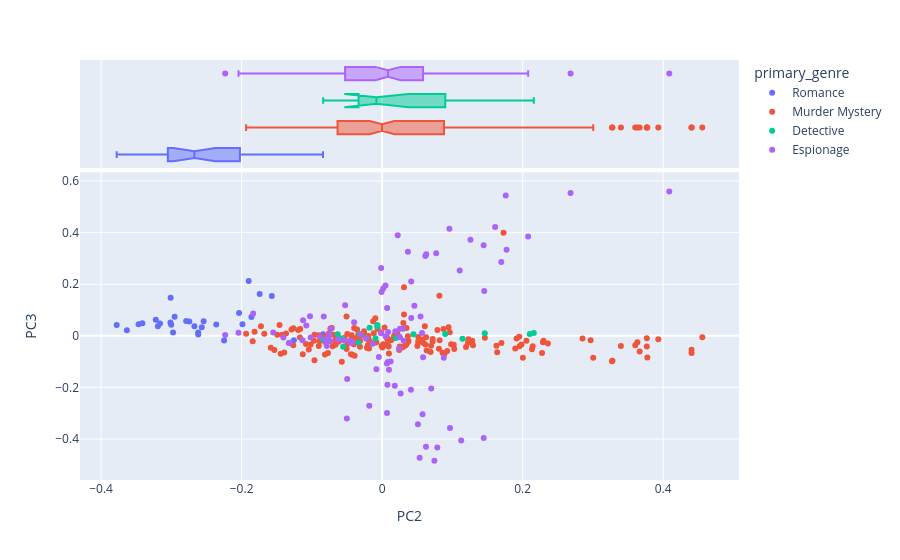

Write notebook code for a chart like this one.
### Code cell
# MAY NOT NEED ALL OF THESE

# create a scatterplot of documents in the space created by the second 2 components
# coloring the points by primary_genre

px.scatter(
    data_frame = DCM.join(DOC).reset_index(),
    x = 'PC2', # third PC
    y = 'PC3', # fourth PC
    color = 'primary_genre', # color by primary_genre
    hover_name = 'label', # use concat string for hover info
    hover_data=['sleuth', 'pub_year_original', 'work_type'], # add more hover data
    marginal_x = 'box' # add boxplot to x axis
)

### Figure 1 — Plotly figure (JSON) as saved in the notebook; plotly's stock layout.template omitted (floating-point values rounded to 4 significant figures; data arrays with more than 128 entries replaced by an {"elided": "..."} marker saying what was removed)
{"data": [{"customdata": [["None", 1930, "novel"], ["None", 1930, "novel"], ["None", 1930, "novel"], ["None", 1930, "novel"], ["None", 1930, "novel"], ["None", 1930, "novel"], ["None", 1930, "novel"], ["None", 1930, "novel"], ["None", 1930, "novel"], ["None", 1930, "novel"], ["None", 1930, "novel"], ["None", 1930, "novel"], ["None", 1930, "novel"], ["None", 1930, "novel"], ["None", 1930, "novel"], ["None", 1930, "novel"], ["None", 1930, "novel"], ["None", 1930, "novel"], ["None", 1930, "novel"], ["None", 1930, "novel"], ["None", 1930, "novel"], ["None", 1930, "novel"], ["None", 1930, "novel"], ["None", 1930, "novel"], ["None", 1930, "novel"], ["None", 1930, "novel"], ["None", 1930, "novel"], ["None", 1930, "novel"], ["None", 1930, "novel"]], "hovertemplate": "<b>%{hovertext}</b><br><br>primary_genre=Romance<br>PC2=%{x}<br>PC3=%{y}<br>sleuth=%{customdata[0]}<br>pub_year_original=%{customdata[1]}<br>work_type=%{customdata[2]}<extra></extra>", "hovertext": ["giants-bread ch.0", "giants-bread ch.1", "giants-bread ch.2", "giants-bread ch.3", "giants-bread ch.4", "giants-bread ch.5", "giants-bread ch.6", "giants-bread ch.7", "giants-bread ch.8", "giants-bread ch.9", "giants-bread ch.10", "giants-bread ch.11", "giants-bread ch.12", "giants-bread ch.13", "giants-bread ch.14", "giants-bread ch.15", "giants-bread ch.16", "giants-bread ch.17", "giants-bread ch.18", "giants-bread ch.19", "giants-bread ch.20", "giants-bread ch.21", "giants-bread ch.22", "giants-bread ch.23", "giants-bread ch.24", "giants-bread ch.25", "giants-bread ch.26", "giants-bread ch.27", "giants-bread ch.28"], "legendgroup": "Romance", "marker": {"color": "#636efa", "symbol": "circle"}, "mode": "markers", "name": "Romance", "orientation": "v", "showlegend": true, "type": "scatter", "x": [-0.08415, -0.2618, -0.2789, -0.236, -0.3002, -0.3013, -0.3467, -0.3412, -0.3221, -0.2617, -0.3161, -0.3192, -0.3778, -0.3633, -0.2745, -0.1988, -0.2249, -0.2976, -0.2954, -0.2567, -0.2541, -0.1256, -0.301, -0.157, -0.1899, -0.186, -0.1743, -0.2036, -0.2672], "xaxis": "x", "y": [0.005797, 0.0126, 0.05761, 0.04361, 0.04266, 0.05204, 0.04429, 0.04866, 0.06248, 0.005121, 0.04808, 0.03728, 0.04219, 0.02192, 0.05535, 0.04467, -0.01814, 0.01315, 0.0734, 0.03352, 0.05674, -0.01768, 0.1477, 0.1547, 0.2124, 0.07335, 0.1616, 0.08813, 0.03702], "yaxis": "y"}, {"alignmentgroup": "True", "customdata": [["None", 1930, "novel"], ["None", 1930, "novel"], ["None", 1930, "novel"], ["None", 1930, "novel"], ["None", 1930, "novel"], ["None", 1930, "novel"], ["None", 1930, "novel"], ["None", 1930, "novel"], ["None", 1930, "novel"], ["None", 1930, "novel"], ["None", 1930, "novel"], ["None", 1930, "novel"], ["None", 1930, "novel"], ["None", 1930, "novel"], ["None", 1930, "novel"], ["None", 1930, "novel"], ["None", 1930, "novel"], ["None", 1930, "novel"], ["None", 1930, "novel"], ["None", 1930, "novel"], ["None", 1930, "novel"], ["None", 1930, "novel"], ["None", 1930, "novel"], ["None", 1930, "novel"], ["None", 1930, "novel"], ["None", 1930, "novel"], ["None", 1930, "novel"], ["None", 1930, "novel"], ["None", 1930, "novel"]], "hovertemplate": "<b>%{hovertext}</b><br><br>primary_genre=Romance<br>PC2=%{x}<br>sleuth=%{customdata[0]}<br>pub_year_original=%{customdata[1]}<br>work_type=%{customdata[2]}<extra></extra>", "hovertext": ["giants-bread ch.0", "giants-bread ch.1", "giants-bread ch.2", "giants-bread ch.3", "giants-bread ch.4", "giants-bread ch.5", "giants-bread ch.6", "giants-bread ch.7", "giants-bread ch.8", "giants-bread ch.9", "giants-bread ch.10", "giants-bread ch.11", "giants-bread ch.12", "giants-bread ch.13", "giants-bread ch.14", "giants-bread ch.15", "giants-bread ch.16", "giants-bread ch.17", "giants-bread ch.18", "giants-bread ch.19", "giants-bread ch.20", "giants-bread ch.21", "giants-bread ch.22", "giants-bread ch.23", "giants-bread ch.24", "giants-bread ch.25", "giants-bread ch.26", "giants-bread ch.27", "giants-bread ch.28"], "legendgroup": "Romance", "marker": {"color": "#636efa", "symbol": "circle"}, "name": "Romance", "notched": true, "offsetgroup": "Romance", "showlegend": false, "type": "box", "x": [-0.08415, -0.2618, -0.2789, -0.236, -0.3002, -0.3013, -0.3467, -0.3412, -0.3221, -0.2617, -0.3161, -0.3192, -0.3778, -0.3633, -0.2745, -0.1988, -0.2249, -0.2976, -0.2954, -0.2567, -0.2541, -0.1256, -0.301, -0.157, -0.1899, -0.186, -0.1743, -0.2036, -0.2672], "xaxis": "x2", "yaxis": "y2"}, {"customdata": {"elided": "184x3 mixed values"}, "hovertemplate": "<b>%{hovertext}</b><br><br>primary_genre=Murder Mystery<br>PC2=%{x}<br>PC3=%{y}<br>sleuth=%{customdata[0]}<br>pub_year_original=%{customdata[1]}<br>work_type=%{customdata[2]}<extra></extra>", "hovertext": {"elided": "184 str values"}, "legendgroup": "Murder Mystery", "marker": {"color": "#EF553B", "symbol": "circle"}, "mode": "markers", "name": "Murder Mystery", "orientation": "v", "showlegend": true, "type": "scatter", "x": {"elided": "184 float values"}, "xaxis": "x", "y": {"elided": "184 float values"}, "yaxis": "y"}, {"alignmentgroup": "True", "customdata": {"elided": "184x3 mixed values"}, "hovertemplate": "<b>%{hovertext}</b><br><br>primary_genre=Murder Mystery<br>PC2=%{x}<br>sleuth=%{customdata[0]}<br>pub_year_original=%{customdata[1]}<br>work_type=%{customdata[2]}<extra></extra>", "hovertext": {"elided": "184 str values"}, "legendgroup": "Murder Mystery", "marker": {"color": "#EF553B", "symbol": "circle"}, "name": "Murder Mystery", "notched": true, "offsetgroup": "Murder Mystery", "showlegend": false, "type": "box", "x": {"elided": "184 float values"}, "xaxis": "x2", "yaxis": "y2"}, {"customdata": [["Hercule Poirot", 1927, "novel"], ["Hercule Poirot", 1927, "novel"], ["Hercule Poirot", 1927, "novel"], ["Hercule Poirot", 1927, "novel"], ["Hercule Poirot", 1927, "novel"], ["Hercule Poirot", 1927, "novel"], ["Hercule Poirot", 1927, "novel"], ["Hercule Poirot", 1927, "novel"], ["Hercule Poirot", 1927, "novel"], ["Hercule Poirot", 1927, "novel"], ["Hercule Poirot", 1927, "novel"], ["Hercule Poirot", 1927, "novel"], ["Hercule Poirot", 1927, "novel"], ["Hercule Poirot", 1927, "novel"], ["Hercule Poirot", 1927, "novel"], ["Hercule Poirot", 1927, "novel"], ["Hercule Poirot", 1927, "novel"], ["Hercule Poirot", 1927, "novel"]], "hovertemplate": "<b>%{hovertext}</b><br><br>primary_genre=Detective<br>PC2=%{x}<br>PC3=%{y}<br>sleuth=%{customdata[0]}<br>pub_year_original=%{customdata[1]}<br>work_type=%{customdata[2]}<extra></extra>", "hovertext": ["the-big-four ch.1", "the-big-four ch.2", "the-big-four ch.3", "the-big-four ch.4", "the-big-four ch.5", "the-big-four ch.6", "the-big-four ch.7", "the-big-four ch.8", "the-big-four ch.9", "the-big-four ch.10", "the-big-four ch.11", "the-big-four ch.12", "the-big-four ch.13", "the-big-four ch.14", "the-big-four ch.15", "the-big-four ch.16", "the-big-four ch.17", "the-big-four ch.18"], "legendgroup": "Detective", "marker": {"color": "#00cc96", "symbol": "circle"}, "mode": "markers", "name": "Detective", "orientation": "v", "showlegend": true, "type": "scatter", "x": [-0.009469, 0.1143, 0.2101, 0.2159, 0.04465, -0.0555, -0.03353, -0.01791, 0.08986, 0.1461, 0.01944, -0.006775, -0.06325, -0.05668, -0.03179, -0.006752, -0.02256, -0.08391], "xaxis": "x", "y": [-0.009382, -0.01129, 0.00731, 0.01038, 0.005712, -0.04272, -0.02558, 0.03087, 0.007363, 0.009441, -0.008486, 0.04189, 0.006199, -0.01035, 0.007276, 0.03605, -0.008726, -0.01483], "yaxis": "y"}, {"alignmentgroup": "True", "customdata": [["Hercule Poirot", 1927, "novel"], ["Hercule Poirot", 1927, "novel"], ["Hercule Poirot", 1927, "novel"], ["Hercule Poirot", 1927, "novel"], ["Hercule Poirot", 1927, "novel"], ["Hercule Poirot", 1927, "novel"], ["Hercule Poirot", 1927, "novel"], ["Hercule Poirot", 1927, "novel"], ["Hercule Poirot", 1927, "novel"], ["Hercule Poirot", 1927, "novel"], ["Hercule Poirot", 1927, "novel"], ["Hercule Poirot", 1927, "novel"], ["Hercule Poirot", 1927, "novel"], ["Hercule Poirot", 1927, "novel"], ["Hercule Poirot", 1927, "novel"], ["Hercule Poirot", 1927, "novel"], ["Hercule Poirot", 1927, "novel"], ["Hercule Poirot", 1927, "novel"]], "hovertemplate": "<b>%{hovertext}</b><br><br>primary_genre=Detective<br>PC2=%{x}<br>sleuth=%{customdata[0]}<br>pub_year_original=%{customdata[1]}<br>work_type=%{customdata[2]}<extra></extra>", "hovertext": ["the-big-four ch.1", "the-big-four ch.2", "the-big-four ch.3", "the-big-four ch.4", "the-big-four ch.5", "the-big-four ch.6", "the-big-four ch.7", "the-big-four ch.8", "the-big-four ch.9", "the-big-four ch.10", "the-big-four ch.11", "the-big-four ch.12", "the-big-four ch.13", "the-big-four ch.14", "the-big-four ch.15", "the-big-four ch.16", "the-big-four ch.17", "the-big-four ch.18"], "legendgroup": "Detective", "marker": {"color": "#00cc96", "symbol": "circle"}, "name": "Detective", "notched": true, "offsetgroup": "Detective", "showlegend": false, "type": "box", "x": [-0.009469, 0.1143, 0.2101, 0.2159, 0.04465, -0.0555, -0.03353, -0.01791, 0.08986, 0.1461, 0.01944, -0.006775, -0.06325, -0.05668, -0.03179, -0.006752, -0.02256, -0.08391], "xaxis": "x2", "yaxis": "y2"}, {"customdata": {"elided": "94x3 mixed values"}, "hovertemplate": "<b>%{hovertext}</b><br><br>primary_genre=Espionage<br>PC2=%{x}<br>PC3=%{y}<br>sleuth=%{customdata[0]}<br>pub_year_original=%{customdata[1]}<br>work_type=%{customdata[2]}<extra></extra>", "hovertext": ["the-secret-adversary ch.0", "the-secret-adversary ch.1", "the-secret-adversary ch.2", "the-secret-adversary ch.3", "the-secret-adversary ch.4", "the-secret-adversary ch.5", "the-secret-adversary ch.6", "the-secret-adversary ch.7", "the-secret-adversary ch.8", "the-secret-adversary ch.9", "the-secret-adversary ch.10", "the-secret-adversary ch.11", "the-secret-adversary ch.12", "the-secret-adversary ch.13", "the-secret-adversary ch.14", "the-secret-adversary ch.15", "the-secret-adversary ch.16", "the-secret-adversary ch.17", "the-secret-adversary ch.18", "the-secret-adversary ch.19", "the-secret-adversary ch.20", "the-secret-adversary ch.21", "the-secret-adversary ch.22", "the-secret-adversary ch.23", "the-secret-adversary ch.24", "the-secret-adversary ch.25", "the-secret-adversary ch.26", "the-secret-adversary ch.27", "the-secret-adversary ch.28", "the-secret-of-chimneys ch.1", "the-secret-of-chimneys ch.2", "the-secret-of-chimneys ch.3", "the-secret-of-chimneys ch.4", "the-secret-of-chimneys ch.5", "the-secret-of-chimneys ch.6", "the-secret-of-chimneys ch.7", "the-secret-of-chimneys ch.8", "the-secret-of-chimneys ch.9", "the-secret-of-chimneys ch.10", "the-secret-of-chimneys ch.11", "the-secret-of-chimneys ch.12", "the-secret-of-chimneys ch.13", "the-secret-of-chimneys ch.14", "the-secret-of-chimneys ch.15", "the-secret-of-chimneys ch.16", "the-secret-of-chimneys ch.17", "the-secret-of-chimneys ch.18", "the-secret-of-chimneys ch.19", "the-secret-of-chimneys ch.20", "the-secret-of-chimneys ch.21", "the-secret-of-chimneys ch.22", "the-secret-of-chimneys ch.23", "the-secret-of-chimneys ch.24", "the-secret-of-chimneys ch.25", "the-secret-of-chimneys ch.26", "the-secret-of-chimneys ch.27", "the-secret-of-chimneys ch.28", "the-secret-of-chimneys ch.29", "the-secret-of-chimneys ch.30", "the-secret-of-chimneys ch.31", "the-seven-dials-mystery ch.1", "the-seven-dials-mystery ch.2", "the-seven-dials-mystery ch.3", "the-seven-dials-mystery ch.4", "the-seven-dials-mystery ch.5", "the-seven-dials-mystery ch.6", "the-seven-dials-mystery ch.7", "the-seven-dials-mystery ch.8", "the-seven-dials-mystery ch.9", "the-seven-dials-mystery ch.10", "the-seven-dials-mystery ch.11", "the-seven-dials-mystery ch.12", "the-seven-dials-mystery ch.13", "the-seven-dials-mystery ch.14", "the-seven-dials-mystery ch.15", "the-seven-dials-mystery ch.16", "the-seven-dials-mystery ch.17", "the-seven-dials-mystery ch.18", "the-seven-dials-mystery ch.19", "the-seven-dials-mystery ch.20", "the-seven-dials-mystery ch.21", "the-seven-dials-mystery ch.22", "the-seven-dials-mystery ch.23", "the-seven-dials-mystery ch.24", "the-seven-dials-mystery ch.25", "the-seven-dials-mystery ch.26", "the-seven-dials-mystery ch.27", "the-seven-dials-mystery ch.28", "the-seven-dials-mystery ch.29", "the-seven-dials-mystery ch.30", "the-seven-dials-mystery ch.31", "the-seven-dials-mystery ch.32", "the-seven-dials-mystery ch.33", "the-seven-dials-mystery ch.34"], "legendgroup": "Espionage", "marker": {"color": "#ab63fa", "symbol": "circle"}, "mode": "markers", "name": "Espionage", "orientation": "v", "showlegend": true, "type": "scatter", "x": [-0.07939, -0.2044, -0.04458, -0.0729, -0.06277, -0.1079, -0.02256, -0.01363, -0.04234, -0.1017, -0.08834, -0.0458, -0.1328, -0.07876, 0.02511, -0.1316, -0.0739, -0.05449, -0.07673, -0.07999, -0.1134, -0.1551, -0.001636, 0.02461, -0.08311, -0.1406, -0.03065, -0.07492, -0.2234, -0.1126, -0.1027, 0.1759, 0.07857, 0.03078, -0.0014, 0.04142, 0.00843, 0.05465, 0.4087, 0.2682, 0.2078, 0.09577, 0.03668, 0.07694, 0.001562, 0.1446, 0.05826, 0.0121, 0.02546, 0.1696, -0.0527, 0.04135, -0.03982, 0.1608, 0.0294, 0.1104, 0.0071, 0.004783, -0.1835, 0.06275, 0.006977, -0.01827, 0.009737, 0.1445, 0.1257, 0.1453, 0.05096, -0.008161, 0.02629, 0.007544, 0.07438, -0.0008364, -0.004602, 0.02412, 0.05673, 0.06991, 0.06241, 0.1125, 0.09659, 0.01879, 0.004878, 0.05752, 0.04587, 0.01799, -0.05023, 0.06151, 0.006803, 0.008287, 0.1771, 0.08774, 0.05338, -0.04973, 0.04099, 0.02219], "xaxis": "x", "y": [-0.0253, 0.01189, -0.0265, 0.02723, -0.01446, 0.03983, -0.01044, -0.03108, -0.02456, -0.006696, -0.004406, -0.01877, -0.02752, -0.03926, -0.005311, -0.02696, -0.02045, -0.01862, -0.007067, -0.0177, -0.01682, 0.01276, 0.00972, -0.003996, 0.07451, -0.006672, 0.005351, 0.002835, 0.003544, 0.06029, 0.07606, 0.5434, -0.4328, -0.01932, 0.2627, 0.06925, 0.01432, 0.07438, 0.5596, 0.5534, 0.3854, 0.4147, 0.3258, 0.3199, 0.1832, -0.396, -0.08328, -0.09972, 0.02695, 0.2859, 0.1186, 0.2105, 0.05256, 0.4219, 0.02764, 0.2527, 0.1077, 0.1954, 0.08626, 0.3158, -0.2992, -0.2715, -0.1317, 0.3506, 0.3723, 0.1735, -0.3433, -0.1298, -0.2237, -0.19, -0.4848, 0.1699, -0.08186, -0.04901, 0.01081, -0.2045, -0.4305, -0.4058, -0.3578, 0.01812, -0.002765, -0.3046, 0.1167, -0.1934, -0.3206, 0.3094, -0.1072, -0.1013, 0.3338, -0.08467, -0.4724, -0.1677, -0.2091, 0.3899], "yaxis": "y"}, {"alignmentgroup": "True", "customdata": {"elided": "94x3 mixed values"}, "hovertemplate": "<b>%{hovertext}</b><br><br>primary_genre=Espionage<br>PC2=%{x}<br>sleuth=%{customdata[0]}<br>pub_year_original=%{customdata[1]}<br>work_type=%{customdata[2]}<extra></extra>", "hovertext": ["the-secret-adversary ch.0", "the-secret-adversary ch.1", "the-secret-adversary ch.2", "the-secret-adversary ch.3", "the-secret-adversary ch.4", "the-secret-adversary ch.5", "the-secret-adversary ch.6", "the-secret-adversary ch.7", "the-secret-adversary ch.8", "the-secret-adversary ch.9", "the-secret-adversary ch.10", "the-secret-adversary ch.11", "the-secret-adversary ch.12", "the-secret-adversary ch.13", "the-secret-adversary ch.14", "the-secret-adversary ch.15", "the-secret-adversary ch.16", "the-secret-adversary ch.17", "the-secret-adversary ch.18", "the-secret-adversary ch.19", "the-secret-adversary ch.20", "the-secret-adversary ch.21", "the-secret-adversary ch.22", "the-secret-adversary ch.23", "the-secret-adversary ch.24", "the-secret-adversary ch.25", "the-secret-adversary ch.26", "the-secret-adversary ch.27", "the-secret-adversary ch.28", "the-secret-of-chimneys ch.1", "the-secret-of-chimneys ch.2", "the-secret-of-chimneys ch.3", "the-secret-of-chimneys ch.4", "the-secret-of-chimneys ch.5", "the-secret-of-chimneys ch.6", "the-secret-of-chimneys ch.7", "the-secret-of-chimneys ch.8", "the-secret-of-chimneys ch.9", "the-secret-of-chimneys ch.10", "the-secret-of-chimneys ch.11", "the-secret-of-chimneys ch.12", "the-secret-of-chimneys ch.13", "the-secret-of-chimneys ch.14", "the-secret-of-chimneys ch.15", "the-secret-of-chimneys ch.16", "the-secret-of-chimneys ch.17", "the-secret-of-chimneys ch.18", "the-secret-of-chimneys ch.19", "the-secret-of-chimneys ch.20", "the-secret-of-chimneys ch.21", "the-secret-of-chimneys ch.22", "the-secret-of-chimneys ch.23", "the-secret-of-chimneys ch.24", "the-secret-of-chimneys ch.25", "the-secret-of-chimneys ch.26", "the-secret-of-chimneys ch.27", "the-secret-of-chimneys ch.28", "the-secret-of-chimneys ch.29", "the-secret-of-chimneys ch.30", "the-secret-of-chimneys ch.31", "the-seven-dials-mystery ch.1", "the-seven-dials-mystery ch.2", "the-seven-dials-mystery ch.3", "the-seven-dials-mystery ch.4", "the-seven-dials-mystery ch.5", "the-seven-dials-mystery ch.6", "the-seven-dials-mystery ch.7", "the-seven-dials-mystery ch.8", "the-seven-dials-mystery ch.9", "the-seven-dials-mystery ch.10", "the-seven-dials-mystery ch.11", "the-seven-dials-mystery ch.12", "the-seven-dials-mystery ch.13", "the-seven-dials-mystery ch.14", "the-seven-dials-mystery ch.15", "the-seven-dials-mystery ch.16", "the-seven-dials-mystery ch.17", "the-seven-dials-mystery ch.18", "the-seven-dials-mystery ch.19", "the-seven-dials-mystery ch.20", "the-seven-dials-mystery ch.21", "the-seven-dials-mystery ch.22", "the-seven-dials-mystery ch.23", "the-seven-dials-mystery ch.24", "the-seven-dials-mystery ch.25", "the-seven-dials-mystery ch.26", "the-seven-dials-mystery ch.27", "the-seven-dials-mystery ch.28", "the-seven-dials-mystery ch.29", "the-seven-dials-mystery ch.30", "the-seven-dials-mystery ch.31", "the-seven-dials-mystery ch.32", "the-seven-dials-mystery ch.33", "the-seven-dials-mystery ch.34"], "legendgroup": "Espionage", "marker": {"color": "#ab63fa", "symbol": "circle"}, "name": "Espionage", "notched": true, "offsetgroup": "Espionage", "showlegend": false, "type": "box", "x": [-0.07939, -0.2044, -0.04458, -0.0729, -0.06277, -0.1079, -0.02256, -0.01363, -0.04234, -0.1017, -0.08834, -0.0458, -0.1328, -0.07876, 0.02511, -0.1316, -0.0739, -0.05449, -0.07673, -0.07999, -0.1134, -0.1551, -0.001636, 0.02461, -0.08311, -0.1406, -0.03065, -0.07492, -0.2234, -0.1126, -0.1027, 0.1759, 0.07857, 0.03078, -0.0014, 0.04142, 0.00843, 0.05465, 0.4087, 0.2682, 0.2078, 0.09577, 0.03668, 0.07694, 0.001562, 0.1446, 0.05826, 0.0121, 0.02546, 0.1696, -0.0527, 0.04135, -0.03982, 0.1608, 0.0294, 0.1104, 0.0071, 0.004783, -0.1835, 0.06275, 0.006977, -0.01827, 0.009737, 0.1445, 0.1257, 0.1453, 0.05096, -0.008161, 0.02629, 0.007544, 0.07438, -0.0008364, -0.004602, 0.02412, 0.05673, 0.06991, 0.06241, 0.1125, 0.09659, 0.01879, 0.004878, 0.05752, 0.04587, 0.01799, -0.05023, 0.06151, 0.006803, 0.008287, 0.1771, 0.08774, 0.05338, -0.04973, 0.04099, 0.02219], "xaxis": "x2", "yaxis": "y2"}], "layout": {"legend": {"title": {"text": "primary_genre"}, "tracegroupgap": 0}, "margin": {"t": 60}, "xaxis": {"anchor": "y", "domain": [0, 1], "title": {"text": "PC2"}}, "xaxis2": {"anchor": "y2", "domain": [0, 1], "matches": "x", "showgrid": true, "showticklabels": false}, "yaxis": {"anchor": "x", "domain": [0, 0.7326], "title": {"text": "PC3"}}, "yaxis2": {"anchor": "x2", "domain": [0.7426, 1], "matches": "y2", "showgrid": false, "showline": false, "showticklabels": false, "ticks": ""}}}
